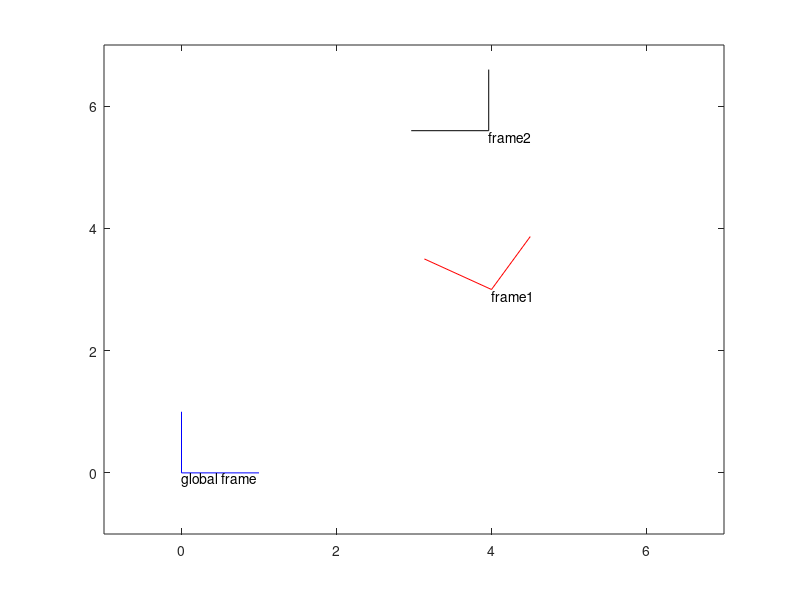

Here is the MATLAB script that generated this plot:
clc; clear

% pose1 in global frame
p1 = [4, 3, pi/3];
theta = p1(3);
R1 = [cos(theta), -sin(theta); sin(theta), cos(theta)];
t1 = [p1(1); p1(2)];
T1 = [R1 t1; 0 0 1];

% pose2 relative to pose1
p2_1 = [2, 1, pi/6];
theta = p2_1(3);
R2_1 = [cos(theta), -sin(theta); sin(theta), cos(theta)];
t2_1 = [p2_1(1); p2_1(2)];
T2_1 = [R2_1 t2_1; 0 0 1];

% pose2 in global frame
T2 = T2_1 * T1;

% x, y axes in homogeneous coordinates
baisic_axes = [0 0 1; 1 0 1; 0 1 1]';
frameg = baisic_axes;   % in global frame
frame1 = T1 * baisic_axes; % transform to frame1
frame2 = T2 * baisic_axes; % transform to frame2

% plot global frame with blue line
hold off
plot(frameg(1, [1 2]), frameg(2, [1 2]), 'b-', frameg(1, [1 3]), frameg(2, [1 3]), 'b-')
text(frameg(1, 1), frameg(2, 1)-0.1, 'global frame')
hold on
% plot frame1 with red line
plot(frame1(1, [1 2]), frame1(2, [1 2]), 'r-', frame1(1, [1 3]), frame1(2, [1 3]), 'r-')
text(frame1(1, 1), frame1(2, 1)-0.1, 'frame1')
% plot frame2 with black line
plot(frame2(1, [1 2]), frame2(2, [1 2]), 'k-', frame2(1, [1 3]), frame2(2, [1 3]), 'k-')
text(frame2(1, 1), frame2(2, 1)-0.1, 'frame2')
axis([-1 7 -1 7])
